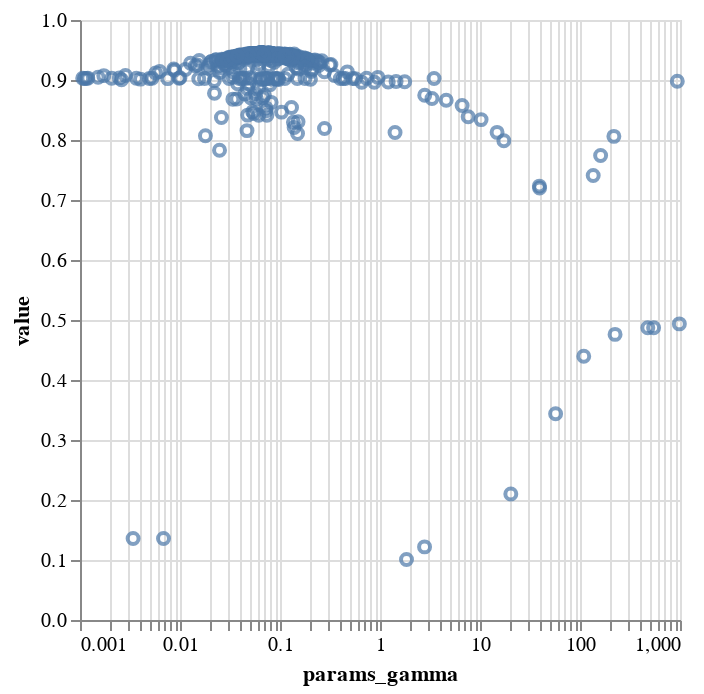

Notebook cell for this chart:
### Markdown cell above
for lower C the model perform well

### Code cell
alt.Chart(result).mark_point().encode(
    x=alt.X('params_gamma',scale=alt.Scale(type='log'))
    ,y='value'
)

### Figure 1 — Vega-Lite specification as saved in the notebook (floating-point values rounded to 4 significant figures; data arrays with more than 128 entries replaced by an {"elided": "..."} marker saying what was removed)
{"config": {"view": {"continuousWidth": 300, "continuousHeight": 300}}, "data": {"name": "data-523cf368ca72025293a05e897d9a8861"}, "mark": {"type": "point"}, "encoding": {"x": {"field": "params_gamma", "scale": {"type": "log"}, "type": "quantitative"}, "y": {"field": "value", "type": "quantitative"}}, "$schema": "https://vega.github.io/schema/vega-lite/v5.20.1.json", "datasets": {"data-523cf368ca72025293a05e897d9a8861": {"elided": "500 records"}}}
